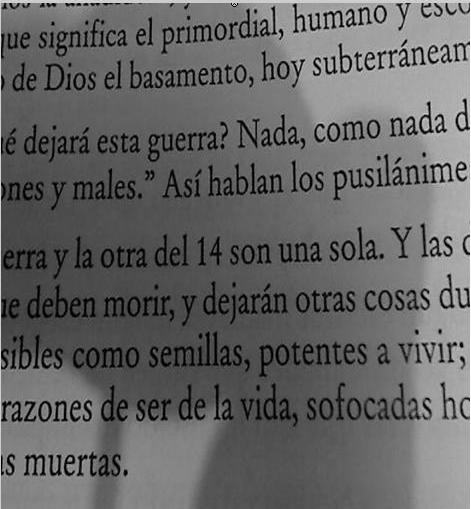
%> input picture Unidad 1/Ejercicios/sauvola.JPG, 471 x 509 px
$ octave Ejercicio_6_Imagen_Invertida.m   (GNU Octave 9; MATLAB toolbox functions it lacks are replaced by stand-ins)
%> lines starting %> are read from the running program, lines starting %| are printed output that depends on the picture
close all, clear all, clc
% leo una imagen y la convierto a escala de grises
[file,dir] = uigetfile('*.bmp;*.jpg;*.png; *.tif'); %filtro para archivos bmp, jpg y png
%> the answer given: sauvola.JPG
filename = [dir,file];
info = imfinfo(filename);
switch info.ColorType
    case 'indexed'
        [Iorig,map] = imread(filename);
        I = ind2gray(Iorig,map); %convierto de indexada a escala de grises

    case 'grayscale'
        I = imread(filename);

    case 'truecolor'
        Iorig = imread(filename);
%> Iorig is the input picture: size 509x471x3 uint8; min 0, max 255, mean 100.9
        I=rgb2gray(Iorig); %convierto de RGB a escala de grises
end
%Imagen invertida
O = imcomplement(I);
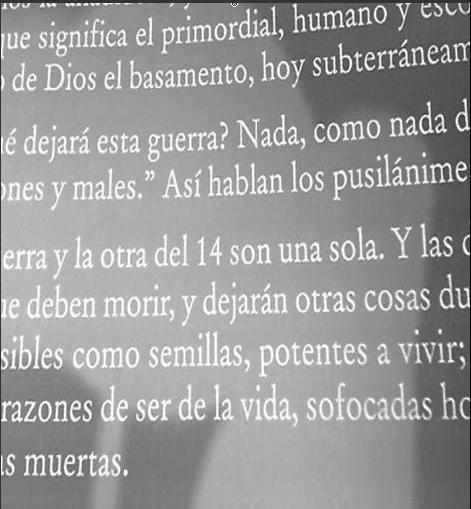
%> O: size 509x471 uint8; min 0, max 255, mean 154.1
figure
subplot(2,2,1);
imshow(I);
title('Imagen original en escala de grises')
subplot(2,2,2);
imhist(I);
title('Histograma de la imagen original en escala de grises')
subplot(2,2,3);
imshow(O);
title('Imagen  con brillo modificada')
subplot(2,2,4);
imhist(O);
title('Histograma de la imagen  con brillo modificada')
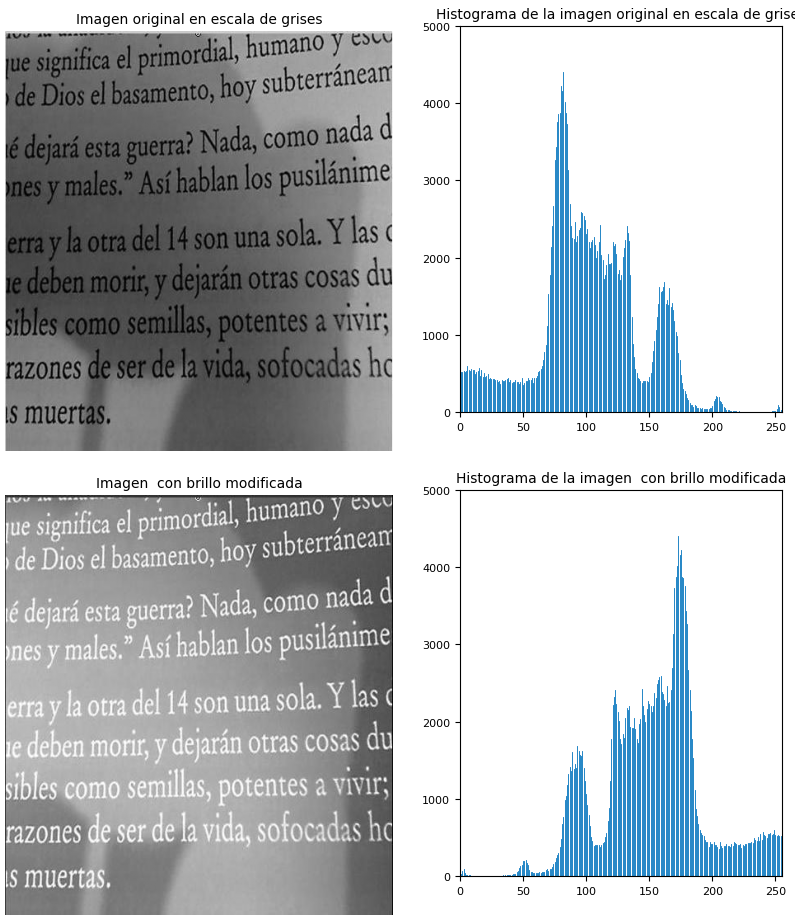
%> figure redrawn from the program's plot data, 4 panels
